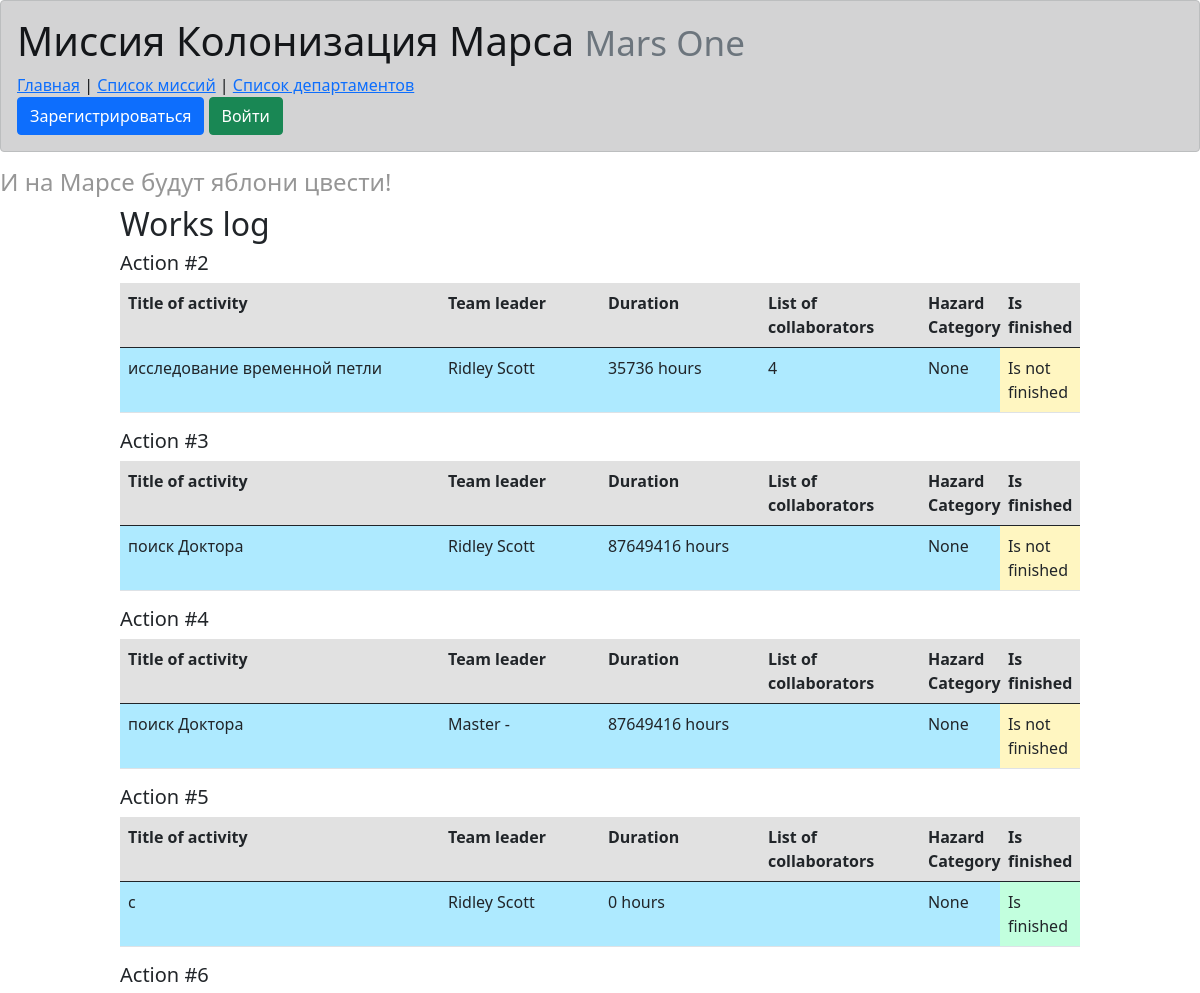
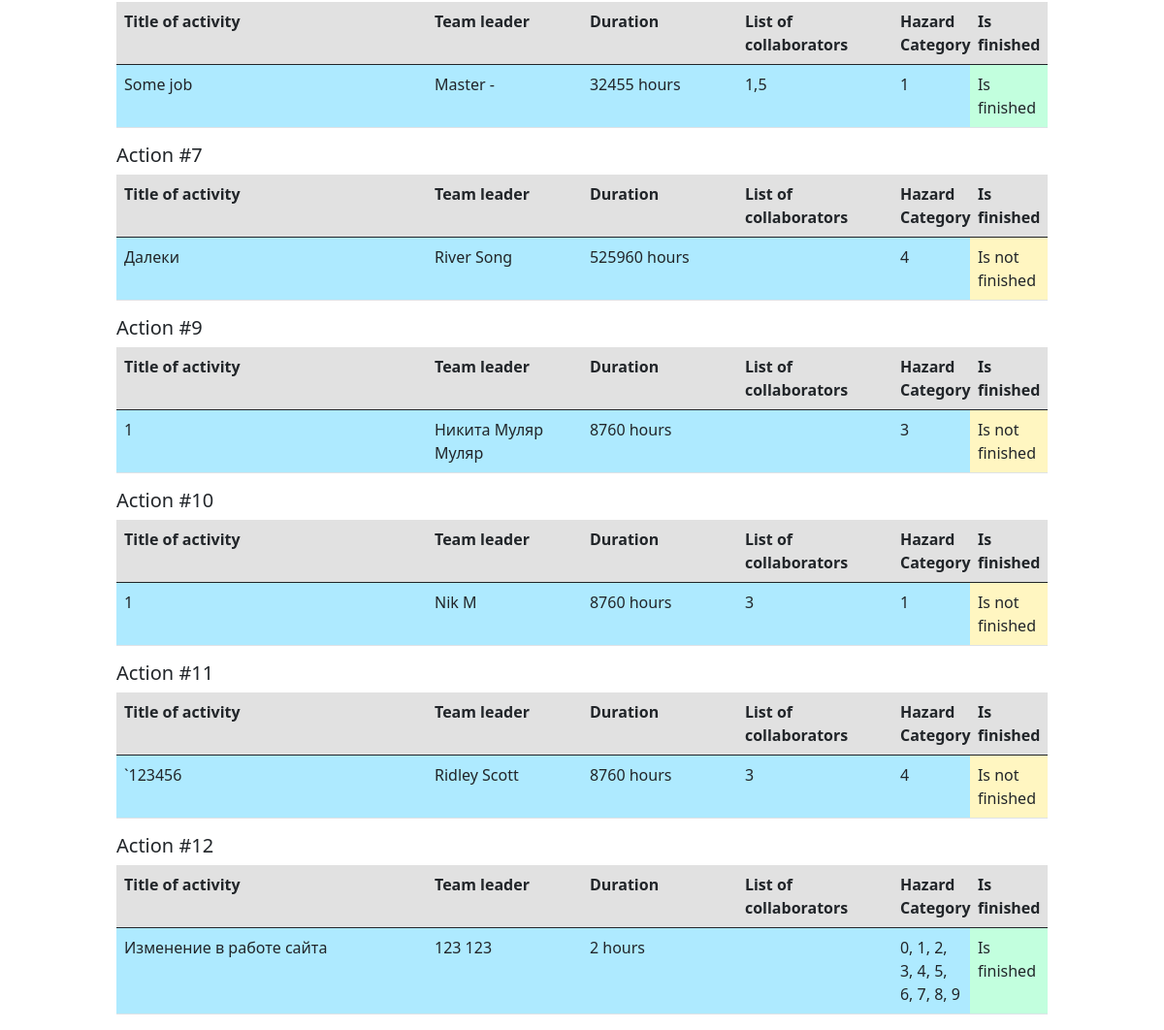
Page /jobs on the committed database (2 pictures, top to bottom).
### data/jobs.py (models this page shows, shortened)
class Jobs(SqlAlchemyBase):
    __tablename__ = 'jobs'
    id = sqlalchemy.Column(sqlalchemy.Integer,
                           primary_key=True, autoincrement=True)
    team_leader = sqlalchemy.Column(sqlalchemy.Integer, sqlalchemy.ForeignKey('users.id'),
                                    nullable=True)
    job = sqlalchemy.Column(sqlalchemy.String, nullable=True)
    work_size = sqlalchemy.Column(sqlalchemy.Integer, nullable=True)
    collaborators = sqlalchemy.Column(sqlalchemy.String, nullable=True)
    start_date = sqlalchemy.Column(sqlalchemy.DateTime, default=datetime.datetime.now)
    end_date = sqlalchemy.Column(sqlalchemy.DateTime, default=datetime.datetime.now)
    is_finished = sqlalchemy.Column(sqlalchemy.Boolean, default=True)
    user = orm.relationship("User")
    categories = orm.relationship("Category",
                                  secondary="association",
                                  backref="jobs")

### main.py (the view)
@app.route('/jobs')
def list_jobs():
    db_sess = db_session.create_session()
    res = db_sess.query(Jobs).all()
    data = []
    for job in res:
        title = job.job
        time = f'{round((job.end_date - job.start_date).total_seconds() / 3600)} hours'
        team_leader = job.user.name + ' ' + job.user.surname
        collab = job.collaborators
        f = job.is_finished
        cats = list(map(str, {i.level for i in job.categories}))
        lvl = ", ".join(cats) if len(job.categories) else None
        data.append([title, team_leader, time, collab, f, job.user.id, job.id, lvl])
    return render_template('jobs.html', jobs=data)

### data/db_session.py (called while the page is built)
def create_session() -> Session:
    global __factory
    return __factory()

### templates/jobs.html (shortened to what this page needs)
{% extends "base.html" %}
{% block content %}
<h2 id="spec2">Works log</h2>
<div id="work_logs">
{% for job in jobs %}
{% set clr = "#c2ffde" if job[4] else "#fff6c1" %}
<h5>Action #{{ job[6] }}</h5>
<table class="table">
  <thead class="thead-light">
    <tr class="d-flex" style="background-color: #e1e1e1">
      <th scope="col" class="col-4">Title of activity</th>
      <th scope="col" class="col-2">Team leader</th>
      <th scope="col" class="col-2">Duration</th>
      <th scope="col" class="col-2">List of collaborators</th>
        <th scope="col" class="col-1">Hazard Category</th>
      <th scope="col" class="col-1">Is finished</th>
    </tr>
  </thead>
  <tbody>
    <tr class="d-flex" style="background-color: #aeeaff">
      <td class="col-4">{{ job[0] }}</td>
      <td class="col-2">{{ job[1] }}</td>
      <td class="col-2">{{ job[2] }}</td>
      <td class="col-2">{{ job[3] }}</td>
      <td class="col-1">{{ job[7] }}</td>
      <td class="col-1" style="background-color: {{ clr }}">{{ "Is finished" if job[4] else "Is not finished" }}</td>
    </tr>
  </tbody>
</table>
{% endfor %}
</div>
{% endblock %}

### static/css/style.css (style rules this page uses)
h2 { margin-left: 20%; }
#work_logs { max-width: 80%; margin-left: 10%; margin-right: 10%; }
#spec2 { margin-left: 10%; }

### rows in the picture
Jobs: id "2", job "исследование временной петли", job "Ridley Scott", job "35736 hours", collaborators "4", job "None", value "Is not finished"
Jobs: id "3", job "поиск Доктора", job "Ridley Scott", job "87649416 hours", job "None", value "Is not finished"
Jobs: job "4", job "поиск Доктора", job "Master -", job "87649416 hours", job "None", value "Is not finished"
Jobs: id "6", job "Some job", job "Master -", job "32455 hours", collaborators "1,5", is_finished "1", value "Is finished"
Jobs: id "7", job "Далеки", job "River Song", job "525960 hours", job "4", value "Is not finished"
Jobs: id "11", job "`123456", job "Ridley Scott", job "8760 hours", collaborators "3", work_size "4", value "Is not finished"
Jobs: id "12", job "Изменение в работе сайта", job "123 123", job "2 hours", is_finished "0, 1, 2, 3, 4, 5, 6, 7, 8, 9", value "Is finished"

### other values in the picture
{{ job[6] }} "5" "9" "10"
{{ job[0] }} "c" "1" "1"
{{ job[1] }} "Ridley Scott" "Никита Муляр Муляр" "Nik M"
{{ job[2] }} "0 hours" "8760 hours" "8760 hours"
{{ job[7] }} "None" "3" "1"
{{ "Is finished" if job[4] else "Is not finished" }} "Is finished" "Is not finished" "Is not finished"
{{ job[3] }} "3"
